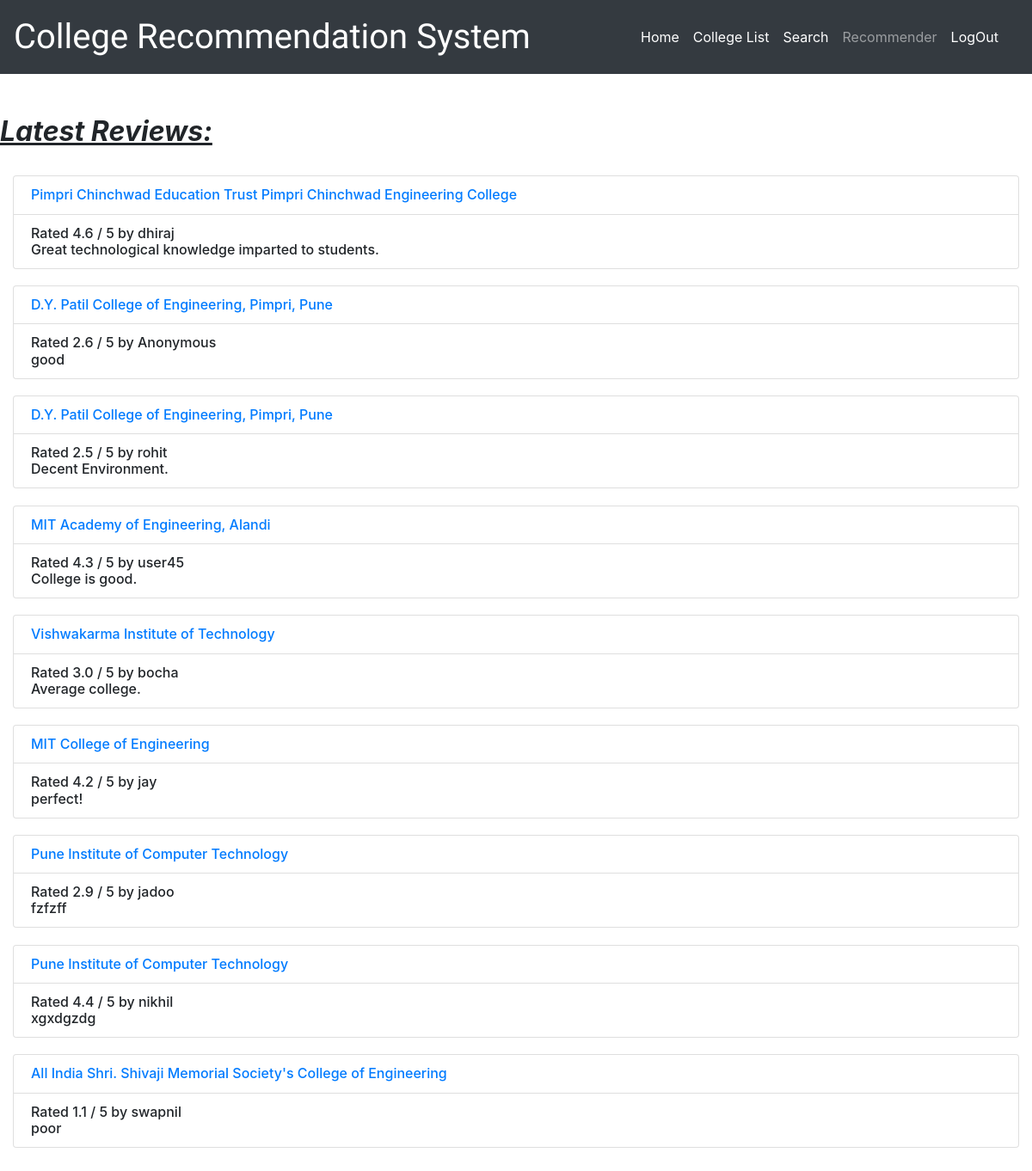
The app's page /Reviews/ (signed in), older data.
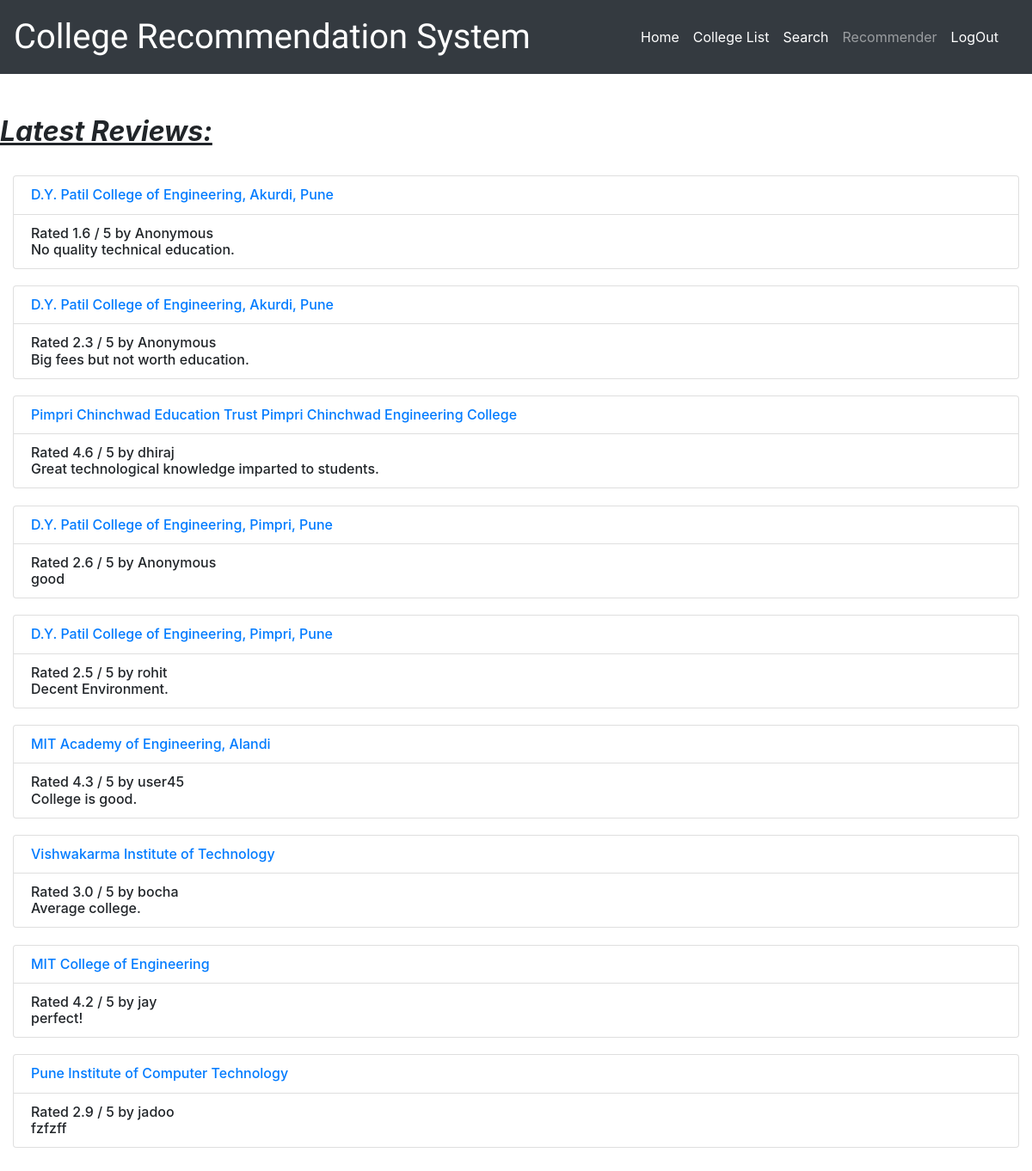
The same page, newer data.
### Reviews/models.py (models this page shows, shortened)
class Review(models.Model):
	college = models.ForeignKey(College, on_delete=models.CASCADE)
	dept = models.ForeignKey(Department, on_delete=models.CASCADE)
	pub_date = models.DateTimeField('Review Publishing Date')
	user_name = models.CharField(max_length=100)
	description = models.CharField(max_length=200)
	academic_rate = models.IntegerField(choices=feedback, default='Other')
	placement_rate = models.IntegerField(choices=feedback, default='Other')
	infra_rate = models.IntegerField(choices=feedback, default='Other')
	rating = models.FloatField()

class College(models.Model):
	name = models.CharField(max_length=100)
	address = models.CharField(max_length=1000, default='N/A')
	pic = models.ImageField(upload_to='', default='def.jpg')
	nirf_rating = models.IntegerField(default=0)

### Reviews/views.py (the view)
# urls.py: path('', views.review_list, name='review_list'),
def review_list(request):
	if request.user.is_authenticated==False:
		return render(request, 'Reviews/Search.html')
	else:
		latest_review_list=Review.objects.order_by('-pub_date')[:9]
		context={'latest_review_list':latest_review_list}
		return render(request,'Reviews/review_list.html',context)

### Reviews/templates/Reviews/review_list.html (shortened to what this page needs)
<html>
<body>
{% extends 'Reviews/base.html' %}
{% block title %}
<h2><u><i><b>Latest Reviews:</b></i></u></h2>
{% endblock %}
{% block body %}
<br><h6>
{% if latest_review_list %}
	{% for review in latest_review_list %}
	<div class="col-xs-12 col-lg-12">
	<ul class="list-group" style="list-style-type: none;">
        <li class="list-group-item"><a href="{% url 'Reviews:review_detail' review.id %}">
	{{ review.college.name }}
	</a></li>
	<li class="list-group-item"> Rated  {{ review.rating }} / 5  by {{ review.user_name }}<br>
	{{ review.description }}
	</li>
    </ul>
	<br>
    </div>
	{% endfor %}
{% else %}
</h6>
<p> No reviews available </p>
{% endif %}
{% endblock %}

Row changes from the older to the newer data that the page shows:
no longer on this page (row unchanged): Review: college.name "Pune Institute of Computer Technology", rating "4.4", user_name "nikhil", description "xgxdgzdg"
no longer on this page (row unchanged): Review: college.name "All India Shri. Shivaji Memorial Society's College of Engineering", rating "1.1", user_name "swapnil", description "poor"
added Review: college.name "D.Y. Patil College of Engineering, Akurdi, Pune", rating "1.6", user_name "Anonymous", description "No quality technical education."
added Review: college.name "D.Y. Patil College of Engineering, Akurdi, Pune", rating "2.3", user_name "Anonymous", description "Big fees but not worth education."
